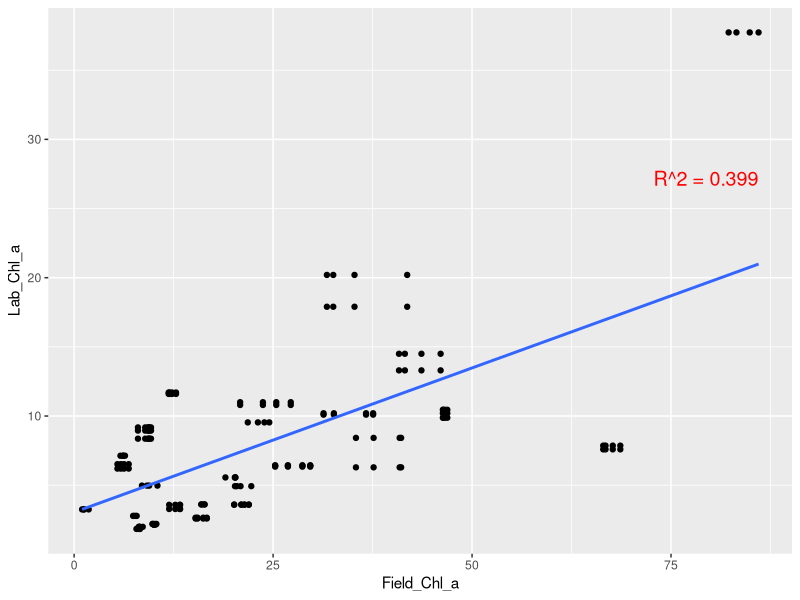
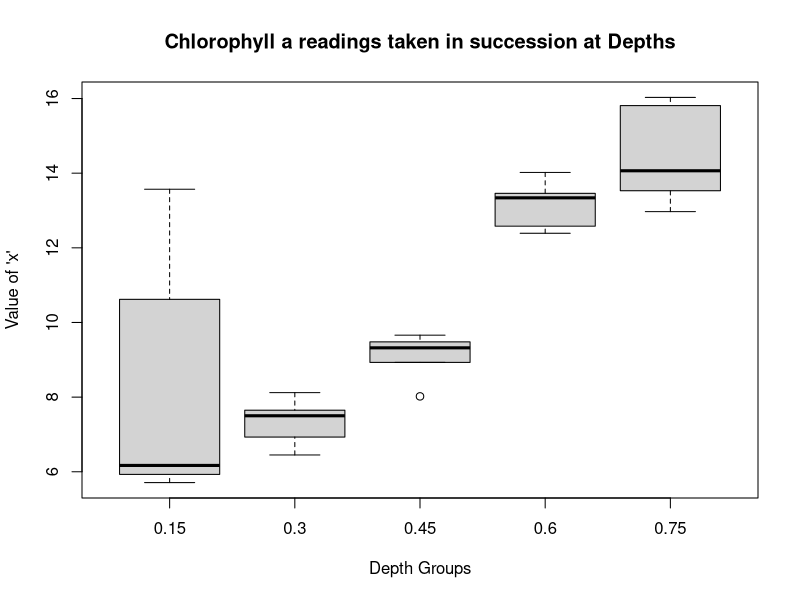

Recreate these plots in R, in order. (Note: this script raises an error after producing the figures.)
## ---- chunk 1
#| warning: false
#| echo: false

library(tidyverse)
library(knitr)
library(kableExtra)


Observations<- read_csv("Chla-Observations.csv")

kable(Observations)
## ---- chunk 2
#| warning: false
#| echo: false
library(tidyverse)
library(readr)

Observations<- read_csv("Chla-Observations.csv")

lm_model<-lm(Lab_Chl_a~Field_Chl_a,data=Observations)
r_squared<-summary(lm_model)$r.squared 
r_squared_label <- paste("R^2 =", round(r_squared, 3))

ggplot(
  data=Observations,
  mapping=aes(x=Field_Chl_a, y=Lab_Chl_a)
)+
  geom_point()+
  geom_smooth(method="lm",formula=y~x,se=FALSE)+
  annotate("text", x = max(Observations$Field_Chl_a, na.rm = TRUE), y = max(Observations$Lab_Chl_a, na.rm = TRUE) - 10, label=r_squared_label, hjust = 1, vjust = 1, size = 5, color = "red")
  

## ---- chunk 3
#| warning: false
#| echo: false
library(tidyverse)
library(readr)

DepthSR64<-read_csv("DepthSR64.csv")

boxplot(field_chl_a ~ DEPTH, data=DepthSR64, 
        main = "Chlorophyll a readings taken in succession at Depths",
        xlab = "Depth Groups", ylab = "Value of 'x'")

DepthKFR<-read_csv("DepthKFR.csv")

boxplot(field_chl_a ~ DEPTH, data=DepthKFR, 
        main = "Box-and-Whisker Plot for 'x' by Depth",
        xlab = "Depth Groups", ylab = "Value of 'x'")

DepthMC<-read_csv("DepthMC.csv")

boxplot(field_chl_a ~ DEPTH, data=DepthMC, 
        main = "Box-and-Whisker Plot for 'x' by Depth",
        xlab = "Depth Groups", ylab = "Value of 'x'")
## ---- chunk 4
#| warning: false
#| echo: false

library(ggplot2)
history<-read.csv("history.csv")

sd_value<-sd(history$Result)
results_df <- data.frame(
  Standard_Deviation = sd_value,
  Lower_End_CI = mean(history$Result) - 2 * sd_value,
  Higher_End_CI = mean(history$Result) + 2 * sd_value
)

print(results_df)
## ---- chunk 5
#| warning: false
#| echo: false

library(tidyverse)
library(ggplot2)

Observations<- read_csv("Chla-Observations.csv")
Observations <- Observations %>% mutate(algal_category = ifelse(Field_Chl_a >= 37.5, "algal", "non"))
Observations <- Observations %>% mutate(depth_category = ifelse(Depth >= 0.45, "Deep", "Shallow"))
Obs_filtered1 <- Observations %>% filter(depth_category == "Deep",algal_category == "non")

lm_model<-lm(Lab_Chl_a~Field_Chl_a,data=Obs_filtered1)
r_squared<-summary(lm_model)$r.squared 
r_squared_label <- paste("R^2 =", round(r_squared, 3))

ggplot(
  data=Obs_filtered1,
  mapping=aes(x=Field_Chl_a, y=Lab_Chl_a)
)+
  geom_point()+
  geom_smooth(method="lm",formula=y~x,se=FALSE)+
  annotate("text", x = max(Obs_filtered1$Field_Chl_a, na.rm = TRUE), y = max(Obs_filtered1$Lab_Chl_a, na.rm = TRUE) - 10, label=r_squared_label, hjust = 1, vjust = 1, size = 5, color = "red")
